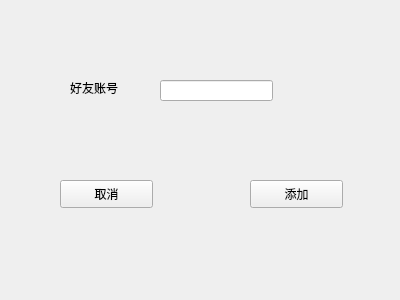
<?xml version="1.0" encoding="UTF-8"?>
<ui version="4.0">
 <class>Addfriend</class>
 <widget class="QWidget" name="Addfriend">
  <property name="geometry">
   <rect>
    <x>0</x>
    <y>0</y>
    <width>400</width>
    <height>300</height>
   </rect>
  </property>
  <property name="windowTitle">
   <string>Form</string>
  </property>
  <widget class="QLabel" name="label">
   <property name="geometry">
    <rect>
     <x>70</x>
     <y>80</y>
     <width>72</width>
     <height>15</height>
    </rect>
   </property>
   <property name="text">
    <string>好友账号</string>
   </property>
  </widget>
  <widget class="QLineEdit" name="lineEdit">
   <property name="geometry">
    <rect>
     <x>160</x>
     <y>80</y>
     <width>113</width>
     <height>21</height>
    </rect>
   </property>
  </widget>
  <widget class="QPushButton" name="cancelButton">
   <property name="geometry">
    <rect>
     <x>60</x>
     <y>180</y>
     <width>93</width>
     <height>28</height>
    </rect>
   </property>
   <property name="text">
    <string>取消</string>
   </property>
  </widget>
  <widget class="QPushButton" name="addButton">
   <property name="geometry">
    <rect>
     <x>250</x>
     <y>180</y>
     <width>93</width>
     <height>28</height>
    </rect>
   </property>
   <property name="text">
    <string>添加</string>
   </property>
  </widget>
 </widget>
 <resources/>
 <connections/>
</ui>
